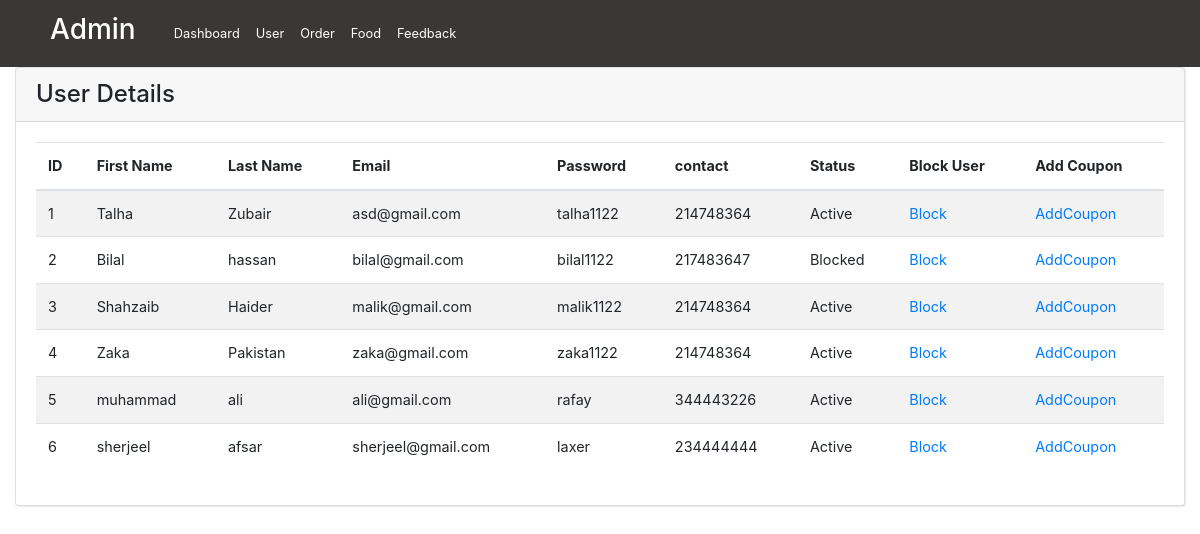
/Admin/user.php, run on the app's committed database.
### tables this page shows
CREATE TABLE `user` (
  `u_id` int(10) NOT NULL,
  `f_name` varchar(300) DEFAULT NULL,
  `l_name` varchar(300) DEFAULT NULL,
  `email` varchar(300) DEFAULT NULL,
  `password` varchar(300) DEFAULT NULL,
  `contact_no` int(12) DEFAULT NULL,
  `blocked` tinyint(1) DEFAULT NULL
);

### Admin/Classes/PDO.php (called while the page is built, shortened)
<?php
class pdoConnection{
    private $pdo;
    public function __construct($host = "mysql:host=localhost;dbname=caterars", $user = "root", $pass=""){
        try{
            $this->pdo = new PDO($host, $user, $pass);
            $this->pdo->setAttribute(PDO::ATTR_ERRMODE, PDO::ERRMODE_EXCEPTION);
        }
        catch(PDOException $e){
            $this->error = $e->getMessage();
        }
    }
    public function execQuery($sql){
        $result =$this->pdo->query($sql);
        return $result;
    }
}
?>

### Admin/Classes/User.php (called while the page is built, shortened)
<?php
include 'PDO.php';
class User{
    public function viewUsers(){
        $con=new pdoConnection();
        $sql = "SELECT * FROM user";
        $result=$con->execQuery($sql);
        return $result;
    }
}
?>

### Admin/user.php (the view, shortened to what this page needs)
<?php
include 'Classes/User.php';
$u=new User(0,"asd","asds","asdasd","asdas","324234",0);
$result=$u->ViewUsers();
?>
<!DOCTYPE html>
<html lang="en">
<head>
      <link rel="stylesheet" href="cssfiles/bootstrap.min.css">
  <link rel="stylesheet" href="cssfiles/fontastic.css">
  <link rel="stylesheet" href="cssfiles/style.default.css" id="theme-stylesheet">
  <link rel="stylesheet" href="cssfiles/custom.css">
      <link rel="stylesheet" href="https://stackpath.bootstrapcdn.com/bootstrap/4.3.1/css/bootstrap.min.css"
>
</head>
<body>
<div>
            <nav class="navbar navbar-expand-md navbar-custom">
                  <ul style="padding-left:50px;" class="navbar-nav">
                        <li class="nav-item">
                              <h3 style="color:white;">Admin</h3>
                        </li>
                  </ul>
                  <ul style="padding-left:30px;" class="navbar-nav">
                        <li class="nav-item">
                              <a class="nav-link" href="dashboard.php">Dashboard</a>
                        </li>
                  </ul>
                  <ul class="navbar-nav">
                        <li class="nav-item">
                              <a class="nav-link" href="user.php">User</a>
                        </li>
                  </ul>
                  <ul class="navbar-nav">
                        <li class="nav-item">
                              <a class="nav-link" href="order.php">Order</a>
                        </li>
                  </ul>
                  <ul class="navbar-nav">
                        <li class="nav-item">
                              <a class="nav-link" href="food.php">Food</a>
                        </li>
                  </ul>
                  <ul class="navbar-nav">
                        <li class="nav-item">
                              <a class="nav-link" href="feedback.php">Feedback</a>
                        </li>
                  </ul>
            </nav>
      </div>
      <div class="col-lg" >
    <div class="card">
      <div class="card-header">
        <h4>User Details</h4>
      </div>
      <div class="card-body">
        <div class="table-responsive">
          <table class="table table-striped table-hover" >
            <thead>
              <tr>
                        <th>ID</th>
                        <th>First Name</th>
                        <th>Last Name</th>
                        <th>Email</th>
                        <th>Password</th>
                        <th>contact</th>
                        <th>Status</th>
                        <th>Block User</th>
                        <th>Add Coupon</th>
              </tr>
            </thead>
            <tbody>
            <?php while($row = $result->fetch()){ ?>
                  <tr>
                        <td> <?php echo $row['u_id'] ?> </td>
                        <td><?php echo $row['f_name'] ?></td>
                        <td><?php echo $row['l_name'] ?></td>
                        <td><?php echo $row['email'] ?></td>
                        <td><?php echo $row['password'] ?></td>
                        <td><?php echo $row['contact_no'] ?></td>
                        <td><?php if($row['blocked']==0){
                                    echo "Active";
                                  }else{
                                        echo "Blocked";
                                  } ?></td>
                        <td><a href="phpfunctions/block.php?id=<?php echo $row['u_id']; ?>">Block</a></td>
                        <td><a href="phpfunctions/add_coupon.php?id=<?php echo $row['u_id']; ?>">AddCoupon</a></td>
                  </tr>
                  <?php } ?>
            </tbody>
          </table>
        </div>
      </div>
    </div>
  </div>
</body>
</html>

### Admin/cssfiles/style.default.css (style rules this page uses)
a { display: inline-block; text-decoration: none; color: #fff; }
body { overflow-x: hidden; }
table { font-size: 0.9em; color: #666; }
.card { margin-bottom: 30px; -webkit-box-shadow: 1px 1px 2px rgba(0, 0, 0, 0.1); box-shadow: 1px 1px 2px rgba(0, 0, 0, 0.1); }
.card-header h1, .card-header h2, .card-header h3, .card-header h4, .card-header h5, .card-header h6 { margin-bottom: 0; }
nav.navbar { background: #393836; padding: .8rem 0; }
nav.navbar a { font-size: .8rem; color: #fff; position: relative; }
.navbar { padding: 0.5rem 1rem; }
body { font-family: "Roboto", sans-serif; font-size: 1rem; font-weight: 400; line-height: 1.5; color: #212529; background-color: #fff; }
a { color: #33b35a; text-decoration: none; }
h1, h2, h3, h4, h5, h6, .h1, .h2, .h3, .h4, .h5, .h6 { margin-bottom: 0.5rem; font-family: inherit; font-weight: 700; line-height: 1.1; color: inherit; }
h3, .h3 { font-size: 1.2rem; }
h4, .h4 { font-size: 1.1rem; }
.nav-link { padding: 0.5rem 1rem; }
.card { background-color: #fff; border: 0 solid #eee; border-radius: 0; }
.card-body { padding: 1.25rem; }
.card-header { padding: 1rem 1.25rem; background-color: #fff; border-bottom: 1px solid #eee; }
.card-header:first-child { border-radius: 0 0 0 0; }

### data on the page
user: u_id "1", f_name "Talha", l_name "Zubair", email "asd@gmail.com", password "talha1122", contact_no "214748364", blocked "Active"
user: u_id "2", f_name "Bilal", l_name "hassan", email "bilal@gmail.com", password "bilal1122", contact_no "217483647", blocked "Blocked"
user: u_id "3", f_name "Shahzaib", l_name "Haider", email "malik@gmail.com", password "malik1122", contact_no "214748364", blocked "Active"
user: u_id "4", f_name "Zaka", l_name "Pakistan", email "zaka@gmail.com", password "zaka1122", contact_no "214748364", blocked "Active"
user: u_id "5", f_name "muhammad", l_name "ali", email "ali@gmail.com", password "rafay", contact_no "344443226", blocked "Active"
user: u_id "6", f_name "sherjeel", l_name "afsar", email "sherjeel@gmail.com", password "laxer", contact_no "234444444", blocked "Active"
